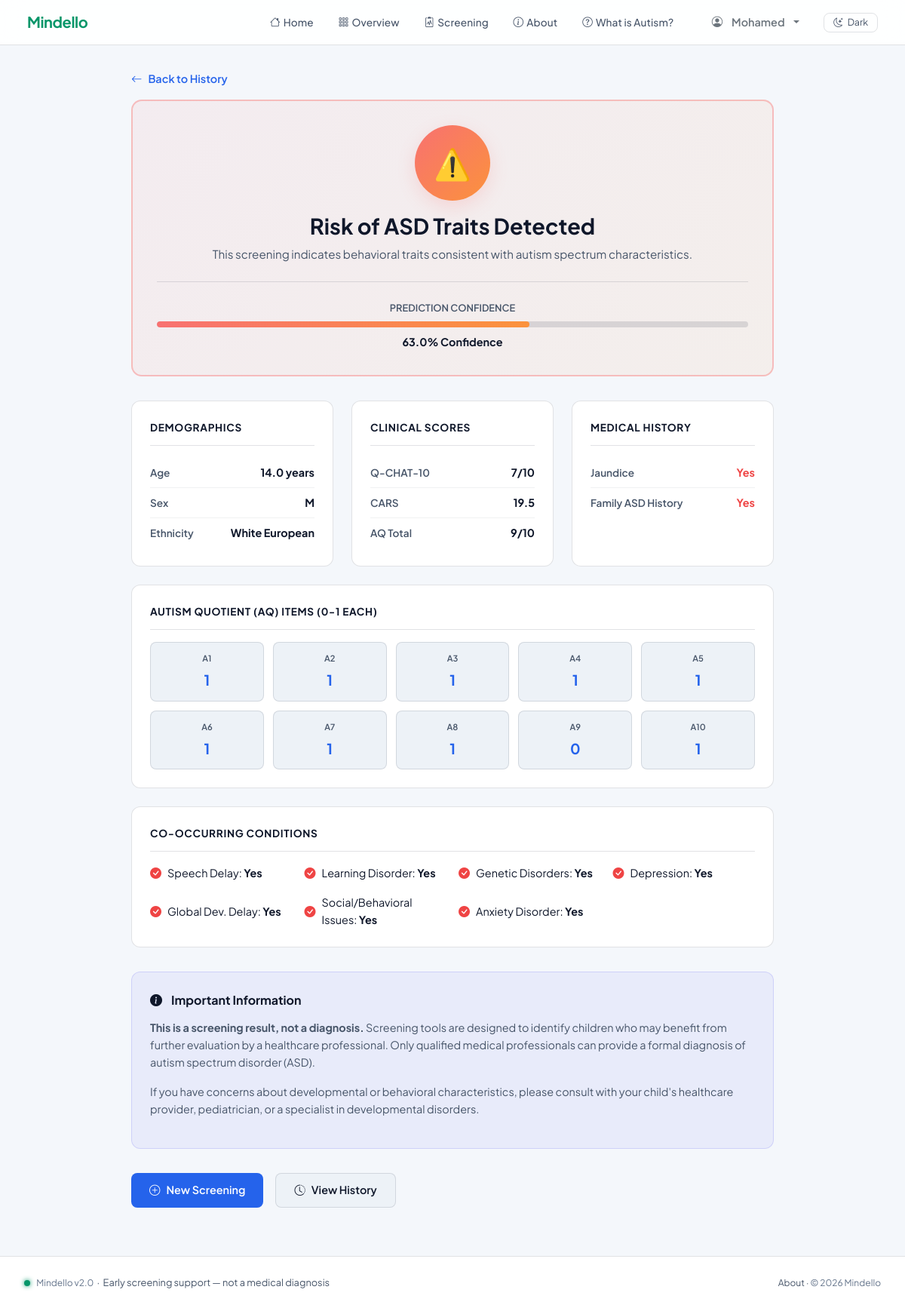
The app's page /history/1/ (signed in) with its own data.
### ml_app/models.py (models this page shows, shortened)
class PredictionRecord(models.Model):
    user = models.ForeignKey(User, on_delete=models.CASCADE, related_name='predictions', null=True, blank=True)
    a1_score = models.IntegerField()
    a2_score = models.IntegerField()
    a3_score = models.IntegerField()
    a4_score = models.IntegerField()
    a5_score = models.IntegerField()
    a6_score = models.IntegerField()
    a7_score = models.IntegerField()
    a8_score = models.IntegerField()
    a9_score = models.IntegerField()
    a10_score = models.IntegerField()
    qchat_10_score = models.IntegerField()
    age = models.FloatField()
    sex = models.CharField(max_length=10)
    ethnicity = models.CharField(max_length=50)
    jaundice = models.CharField(max_length=5)
    family_mem_with_asd = models.CharField(max_length=5)
    speech_delay = models.CharField(max_length=5)
    learning_disorder = models.CharField(max_length=5)
    genetic_disorders = models.CharField(max_length=5)
    depression = models.CharField(max_length=5)
    global_developmental_delay = models.CharField(max_length=5)
    social_behavioural_issues = models.CharField(max_length=5)
    childhood_autism_rating_scale = models.FloatField()
    anxiety_disorder = models.CharField(max_length=5)
    prediction = models.CharField(max_length=5)  # YES / NO
    confidence = models.FloatField(null=True, blank=True)
    created_at = models.DateTimeField(auto_now_add=True)
    class Meta:
        ordering = ['-created_at']

### ml_app/views.py (the view)
# urls.py: path('history/<int:pk>/', views.prediction_detail, name='prediction_detail'),
@login_required
def prediction_detail(request, pk):
    prediction = get_object_or_404(PredictionRecord, pk=pk, user=request.user)
    prediction_data = {
        'aq_scores': {
            f'A{i}': getattr(prediction, f'a{i}_score', 0)
            for i in range(1, 11)
        },
        'clinical': {
            'Q-CHAT-10': prediction.qchat_10_score,
            'CARS': prediction.childhood_autism_rating_scale,
        },
        'demographics': {
            'Age': prediction.age,
            'Sex': prediction.sex,
            'Ethnicity': prediction.ethnicity,
        },
        'medical_history': {
            'Jaundice': prediction.jaundice,
            'Family ASD History': prediction.family_mem_with_asd,
        },
        'conditions': {
            'Speech Delay': prediction.speech_delay,
            'Learning Disorder': prediction.learning_disorder,
            'Genetic Disorders': prediction.genetic_disorders,
            'Depression': prediction.depression,
            'Global Dev. Delay': prediction.global_developmental_delay,
            'Social/Behavioral Issues': prediction.social_behavioural_issues,
            'Anxiety Disorder': prediction.anxiety_disorder,
        },
    }
    return render(request, 'ml_app/prediction_detail.html', {
        'prediction': prediction,
        'prediction_data': prediction_data,
        'aq_total': sum(prediction_data['aq_scores'].values()),
    })

### ml_app/templates/ml_app/prediction_detail.html (shortened to what this page needs)
{% extends "base.html" %}
{% block content %}
<div class="detail-container">
  <a href="{% url 'ml_app:history' %}" class="back-link">
    <i class="bi bi-arrow-left"></i> Back to History
  </a>
  <div class="result-banner {% if prediction.prediction == 'YES' %}risk{% else %}clear{% endif %}">
    <div class="result-badge-large {% if prediction.prediction == 'YES' %}risk{% else %}clear{% endif %}">
      {% if prediction.prediction == 'YES' %}
        ⚠️
      {% else %}
        ✓
      {% endif %}
    </div>
    <h1 class="result-title">
      {% if prediction.prediction == 'YES' %}
        Risk of ASD Traits Detected
      {% else %}
        No Significant ASD Risk Detected
      {% endif %}
    </h1>
    <p class="result-subtitle">
      {% if prediction.prediction == 'YES' %}
        This screening indicates behavioral traits consistent with autism spectrum characteristics.
      {% else %}
        This screening indicates no significant behavioral traits consistent with autism spectrum.
      {% endif %}
    </p>
    {% if prediction.confidence %}
      <div class="confidence-display">
        <div class="confidence-label">Prediction Confidence</div>
        <div class="confidence-bar">
          <div class="confidence-fill {% if prediction.prediction == 'YES' %}risk{% else %}clear{% endif %}"></div>
        </div>
        <div class="confidence-value">{{ prediction.confidence }}% Confidence</div>
      </div>
    {% endif %}
  </div>
  <div class="data-grid">
    <div class="data-card">
      <div class="data-card-title">Demographics</div>
      <div class="data-item">
        <span class="data-label">Age</span>
        <span class="data-value">{{ prediction.age }} years</span>
      </div>
      <div class="data-item">
        <span class="data-label">Sex</span>
        <span class="data-value">{{ prediction.sex|upper }}</span>
      </div>
      <div class="data-item">
        <span class="data-label">Ethnicity</span>
        <span class="data-value">{{ prediction.ethnicity }}</span>
      </div>
    </div>
    <div class="data-card">
      <div class="data-card-title">Clinical Scores</div>
      <div class="data-item">
        <span class="data-label">Q-CHAT-10</span>
        <span class="data-value">{{ prediction.qchat_10_score }}/10</span>
      </div>
      <div class="data-item">
        <span class="data-label">CARS</span>
        <span class="data-value">{{ prediction.childhood_autism_rating_scale }}</span>
      </div>
      <div class="data-item">
        <span class="data-label">AQ Total</span>
        <span class="data-value">{{ aq_total }}/10</span>
      </div>
    </div>
    <div class="data-card">
      <div class="data-card-title">Medical History</div>
      <div class="data-item">
        <span class="data-label">Jaundice</span>
        <span class="data-value">
          {% if prediction.jaundice == '1' %}
            <span style="color: #ef4444;">Yes</span>
          {% else %}
            <span style="color: #10b981;">No</span>
          {% endif %}
        </span>
      </div>
      <div class="data-item">
        <span class="data-label">Family ASD History</span>
        <span class="data-value">
          {% if prediction.family_mem_with_asd == '1' %}
            <span style="color: #ef4444;">Yes</span>
          {% else %}
            <span style="color: #10b981;">No</span>
          {% endif %}
        </span>
      </div>
    </div>
  </div>
  <div class="data-card" style="margin-top: 1.5rem;">
    <div class="data-card-title">Autism Quotient (AQ) Items (0-1 each)</div>
    <div class="aq-grid">
      {% for key, value in prediction_data.aq_scores.items %}
        <div class="aq-item">
          <div class="aq-label">{{ key }}</div>
          <div class="aq-value">{{ value }}</div>
        </div>
      {% endfor %}
    </div>
  </div>
  <div class="data-card" style="margin-top: 1.5rem;">
    <div class="data-card-title">Co-occurring Conditions</div>
    <div style="display: grid; grid-template-columns: repeat(auto-fit, minmax(150px, 1fr)); gap: 1rem; margin-top: 1rem;">
      {% for condition, value in prediction_data.conditions.items %}
        <div style="display: flex; align-items: center; gap: 0.5rem;">
          <i class="bi {% if value == '1' %}bi-check-circle-fill{% else %}bi-x-circle-fill{% endif %}" style="color: {% if value == '1' %}#ef4444{% else %}#10b981{% endif %};"></i>
          <span style="font-size: 0.9rem;">{{ condition }}: <strong>{% if value == '1' %}Yes{% else %}No{% endif %}</strong></span>
        </div>
      {% endfor %}
    </div>
  </div>
  <div class="recommendation-card">
    <div class="recommendation-title">
      <i class="bi bi-info-circle-fill"></i>
      Important Information
    </div>
    <div class="recommendation-text">
      <p>
        <strong>This is a screening result, not a diagnosis.</strong> Screening tools are designed to identify children who may benefit from further evaluation by a healthcare professional. Only qualified medical professionals can provide a formal diagnosis of autism spectrum disorder (ASD).
      </p>
      <p>
        If you have concerns about developmental or behavioral characteristics, please consult with your child's healthcare provider, pediatrician, or a specialist in developmental disorders.
      </p>
    </div>
  </div>
  <div class="action-buttons">
    <a href="{% url 'ml_app:predict' %}" class="btn btn-primary">
      <i class="bi bi-plus-circle"></i> New Screening
    </a>
    <a href="{% url 'ml_app:history' %}" class="btn btn-secondary">
      <i class="bi bi-clock-history"></i> View History
    </a>
  </div>
</div>
{% endblock %}

### templates/base.html (shortened to what this page needs)
<!DOCTYPE html>
<html lang="en" data-theme="light">
<head>
  <link href="https://cdn.jsdelivr.net/npm/bootstrap@5.3.2/dist/css/bootstrap.min.css" rel="stylesheet">
  <link href="https://cdn.jsdelivr.net/npm/bootstrap-icons@1.11.3/font/bootstrap-icons.min.css" rel="stylesheet">
</head>
<body>
<nav class="navbar navbar-expand-lg">
  <div class="container-fluid">
    <a class="navbar-brand" href="{% url 'ml_app:home' %}">Mindello</a>
    <div class="collapse navbar-collapse" id="navmenu">
      <ul class="navbar-nav ms-auto align-items-center gap-1">
        {% if user.is_authenticated %}
          <li class="nav-item">
            <a class="nav-link {% if request.resolver_match.url_name == 'home' %}active{% endif %}" href="{% url 'ml_app:home' %}">
              <i class="bi bi-house me-1"></i>Home
            </a>
          </li>
          <li class="nav-item">
            <a class="nav-link {% if request.resolver_match.url_name == 'dashboard' %}active{% endif %}" href="{% url 'ml_app:dashboard' %}">
              <i class="bi bi-grid-3x3-gap me-1"></i>Overview
            </a>
          </li>
          <li class="nav-item">
            <a class="nav-link {% if request.resolver_match.url_name == 'predict' %}active{% endif %}" href="{% url 'ml_app:predict' %}">
              <i class="bi bi-clipboard2-pulse me-1"></i>Screening
            </a>
          </li>
          <li class="nav-item">
            <a class="nav-link {% if request.resolver_match.url_name == 'about' %}active{% endif %}" href="{% url 'ml_app:about' %}">
              <i class="bi bi-info-circle me-1"></i>About
            </a>
          </li>
          <li class="nav-item">
            <a class="nav-link {% if request.resolver_match.url_name == 'autism' %}active{% endif %}" href="{% url 'ml_app:autism' %}">
              <i class="bi bi-question-circle me-1"></i>What is Autism?
            </a>
          </li>
          <li class="nav-item ms-2">
            <div class="dropdown">
              <button class="btn btn-sm btn-outline-secondary dropdown-toggle" type="button" id="userMenu" data-bs-toggle="dropdown">
                <i class="bi bi-person-circle me-1"></i>{{ user.first_name|default:user.username }}
              </button>
            </div>
          </li>
        {% endif %}
        <li class="nav-item ms-1">
          <button class="theme-toggle" type="button" id="themeToggleBtn" aria-label="Toggle theme">
            <i class="bi bi-moon-stars" id="themeToggleIcon"></i>
            <span id="themeToggleLabel">Dark</span>
          </button>
        </li>
      </ul>
    </div>
  </div>
</nav>
{% block content %}{% endblock %}
<footer>
  <div>
    <span class="glow-dot glow-dot-green"></span>
    <span style="font-family:var(--font-mono);font-size:0.75rem;color:var(--text-dim);">Mindello v2.0</span>
    &nbsp;·&nbsp; Early screening support — not a medical diagnosis
  </div>
  <div style="font-size:0.75rem;">
    <a href="{% url 'ml_app:about' %}">About</a> &middot;
    <span style="color:var(--text-dim);">© 2026 Mindello</span>
  </div>
</footer>
</body>
</html>

### templates/base.html (style rules this page uses)
:root { --bg-base: #f4f7fb; --bg-card: #ffffff; --bg-elevated: #edf2f7; --border: rgba(15,23,42,0.12); --border-glow: rgba(37,99,235,0.3); --text-primary: #0f172a; --text-muted: #475569; --text-dim: #64748b; --accent: #059669; --accent-blue: #2563eb; --accent-violet: #7c3aed; --accent-amber: #d97706; --danger: #dc2626; --nav-bg: rgba(255,255,255,0.9); --brand-icon-text: #0f172a; --btn-primary-text: #0f172a; --scrollbar-thumb: #94a3b8; --table-head-bg: #eef2f7; --table-row-hover: rgba(37,99,235,0.06); --alert-bg: rgba(245,158,11,0.14); --alert-border: rgba(217,119,6,0.3); --alert-text: #92400e; --spinner-overlay-bg: rgba(15,23,42,0.45); --progress-track: rgba(15,23,42,0.12); --info-tip-bg: rgba(124,58,237,0.08); --info-tip-border: rgba(124,58,237,0.24); --info-tip-text: #5b21b6; --section-soft-bg: rgba(37,99,235,0.06); --shadow-card: rgba(15,23,42,0.12); --font-mono: 'Plus Jakarta Sans', system-ui, -apple-system, sans-serif; --font-body: 'Plus Jakarta Sans', system-ui, -apple-system, sans-serif; --font-display: 'Plus Jakarta Sans', system-ui, -apple-system, sans-serif; --sidebar-w: 240px; }
*, *::before, *::after { box-sizing: border-box; }
html { font-family: var(--font-body); }
body { background: var(--bg-base); color: var(--text-primary); font-family: var(--font-body); font-size: 15px; line-height: 1.6; min-height: 100vh; }
h1, h2, h3, h4, h5, h6, .btn, .form-control, .form-select, .dropdown-menu { font-family: var(--font-body); }
.navbar { background: var(--nav-bg); backdrop-filter: blur(16px); border-bottom: 1px solid var(--border); padding: 0 1.5rem; height: 60px; position: sticky; top: 0; z-index: 1000; }
.navbar-brand { font-family: var(--font-body); font-size: 1.25rem; font-weight: 700; color: var(--accent) !important; letter-spacing: -0.02em; }
.nav-link { color: var(--text-muted) !important; font-size: 0.85rem; font-weight: 500; padding: 0.4rem 0.9rem !important; border-radius: 6px; transition: all 0.2s; letter-spacing: 0.01em; }
footer { border-top: 1px solid var(--border); background: var(--bg-card); padding: 1.5rem 2rem; font-size: 0.8rem; color: var(--text-muted); display: flex; align-items: center; justify-content: space-between; }
footer a { color: var(--text-muted); text-decoration: none; }
.theme-toggle { background: transparent; color: var(--text-muted); border: 1px solid var(--border); border-radius: 8px; padding: 0.35rem 0.75rem; font-size: 0.78rem; font-family: var(--font-mono); display: inline-flex; align-items: center; gap: 6px; line-height: 1; transition: all 0.2s; }
.glow-dot { display: inline-block; width: 8px; height: 8px; border-radius: 50%; margin-right: 6px; animation: pulse-dot 2s ease-in-out infinite; }
.glow-dot-green { background: var(--accent); box-shadow: 0 0 6px var(--accent); }

### records on screen
PredictionRecord: confidence "63.0", age "14.0", sex "M", ethnicity "White European", qchat_10_score "7", childhood_autism_rating_scale "19.5"

### other values on screen
{{ user.first_name|default:user.username }} "Mohamed"
{{ aq_total }} "9"
{{ key }} "A1" "A2" "A3" "A4" "A5" "A6" "A7" "A8" "A9" "A10"
{{ value }} "1" "1" "1" "1" "1" "1" "1" "1" "0" "1"
{{ condition }} "Speech Delay" "Learning Disorder" "Genetic Disorders" "Depression" "Global Dev. Delay" "Social/Behavioral Issues" "Anxiety Disorder"
